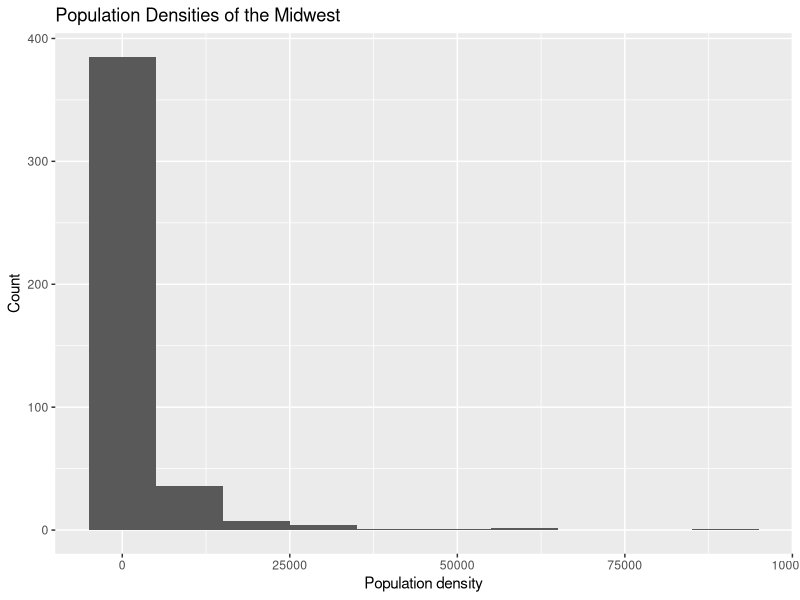
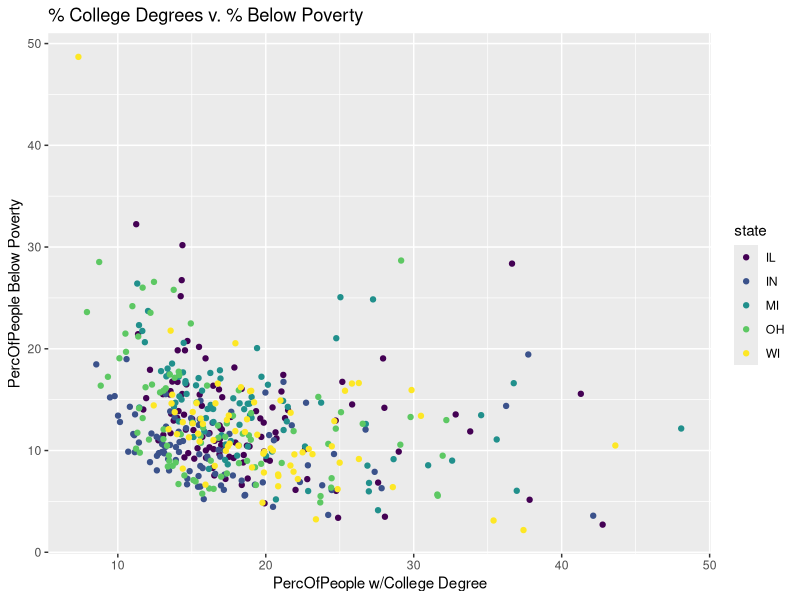
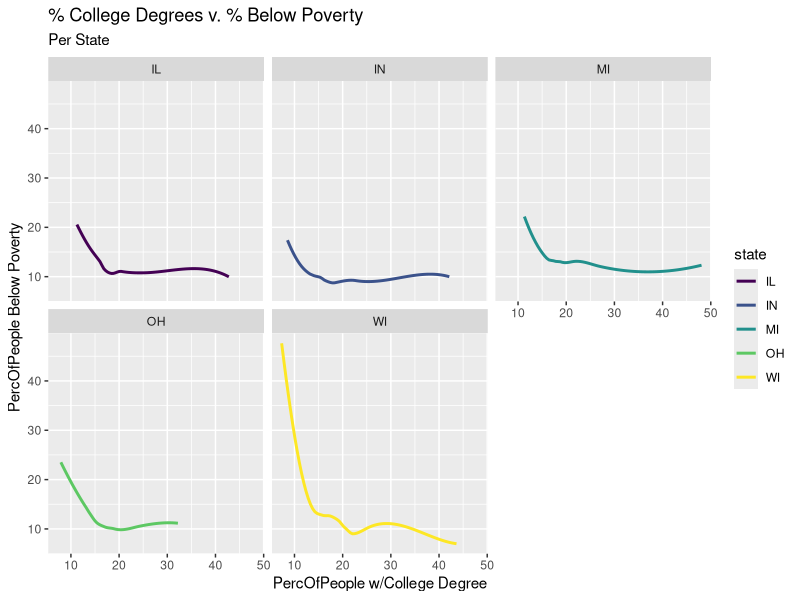
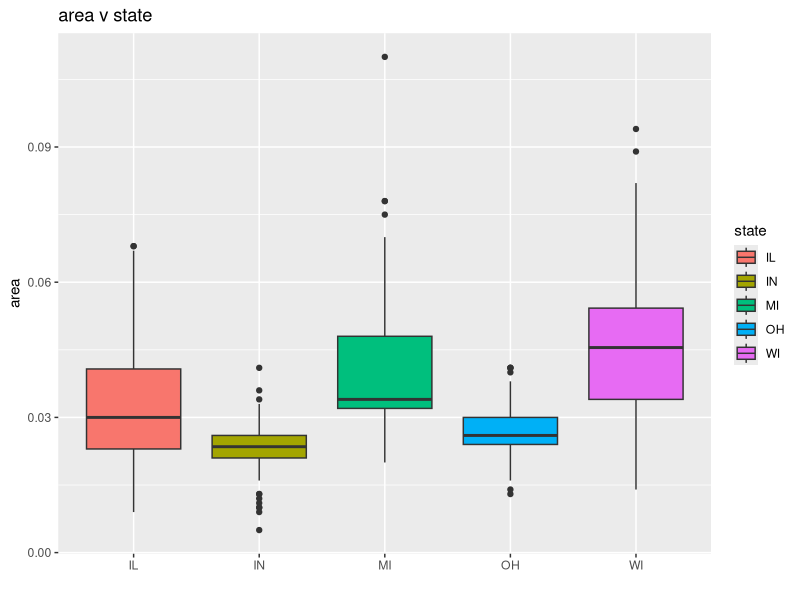

These charts were generated, in order, by the following R code:
## ---- chunk 1
#| label: load-packages
#| message: false

library(tidyverse)
library(viridis)
## ---- chunk 2
view(midwest)
## ---- chunk 3
#| label: Ex-1
ggplot(data = midwest, 
       mapping = aes(x = popdensity)) +
  geom_histogram(alpha = 1, binwidth = 10000) + 
  labs(
    x = "Population density",
    y = "Count", 
    title = "Population Densities of the Midwest"
  )
## ---- chunk 4
ggplot(data = midwest, 
       mapping = aes(x = percollege, y = percbelowpoverty, color = state)) +
  scale_color_viridis_d() +
  geom_point() + 
  labs(
    x = "PercOfPeople w/College Degree",
    y = "PercOfPeople Below Poverty", 
    title = "% College Degrees v. % Below Poverty "
  ) 
## ---- chunk 5
ggplot(data = midwest, 
       mapping = aes(x = percollege, y = percbelowpoverty, color = state)) +
  scale_color_viridis_d() + 
  geom_smooth(se = FALSE) +
  labs(
    x = "PercOfPeople w/College Degree",
    y = "PercOfPeople Below Poverty", 
    title = "% College Degrees v. % Below Poverty",
    subtitle = "Per State"
  ) + 
  facet_wrap(~ state)
## ---- chunk 6
ggplot(midwest, aes(x = state, y=area, fill=state)) +
  geom_boxplot() +
  scale_color_viridis_d() +
  labs(
    x = "",
    y = "area", 
    title = "area v state",
  ) 
